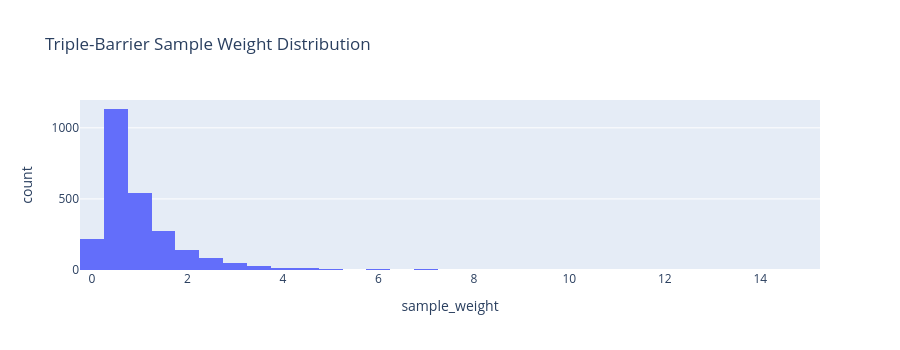

Notebook source saved alongside this figure:
### Markdown cell above
### 6.3 Sample Weights from Uniqueness

Overlapping labels create mechanical dependence: high-concurrency periods
dominate training loss. Weighting by uniqueness prevents these periods
from overwhelming the model. De Prado introduces **uniqueness-based
sample weights** where more unique samples (less overlap) get higher weights.

### Code cell
if "sample_weight" in labels_tb.columns:
    print("Sample Weight Statistics:")
    display(labels_tb["sample_weight"].describe())

    # Visualize weight distribution
    fig = px.histogram(
        labels_tb.filter(pl.col("sample_weight").is_not_null()).to_pandas(),
        x="sample_weight",
        nbins=50,
        title="Triple-Barrier Sample Weight Distribution",
    )
    fig.update_layout(height=350)
    fig.show()

### Figure 1 — Plotly figure (JSON) as saved in the notebook; plotly's stock layout.template omitted (floating-point values rounded to 4 significant figures; data arrays with more than 128 entries replaced by an {"elided": "..."} marker saying what was removed)
{"data": [{"bingroup": "x", "hovertemplate": "sample_weight=%{x}<br>count=%{y}<extra></extra>", "legendgroup": "", "marker": {"color": "#636efa", "pattern": {"shape": ""}}, "name": "", "nbinsx": 50, "orientation": "v", "showlegend": false, "x": {"elided": "2516 float values"}, "xaxis": "x", "yaxis": "y", "type": "histogram"}], "layout": {"xaxis": {"anchor": "y", "domain": [0.0, 1.0], "title": {"text": "sample_weight"}}, "yaxis": {"anchor": "x", "domain": [0.0, 1.0], "title": {"text": "count"}}, "legend": {"tracegroupgap": 0}, "title": {"text": "Triple-Barrier Sample Weight Distribution"}, "barmode": "relative", "height": 350}}
